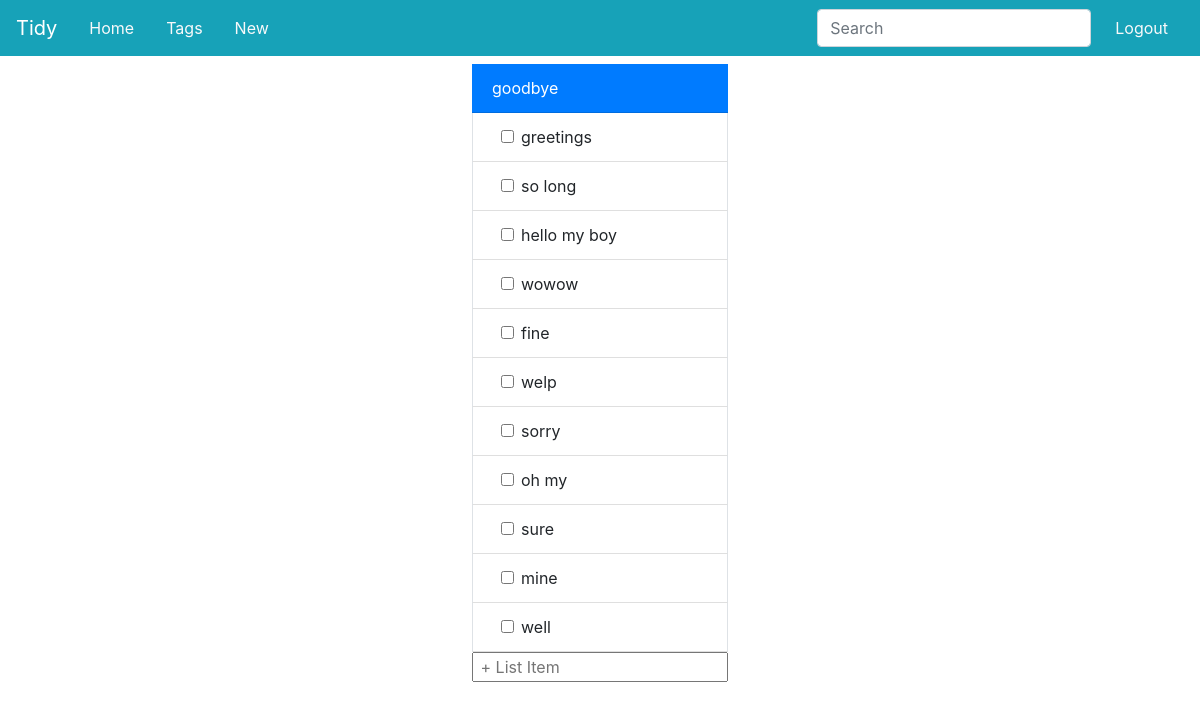
/t/goodbye (signed in), run on an earlier commit of the app's database.
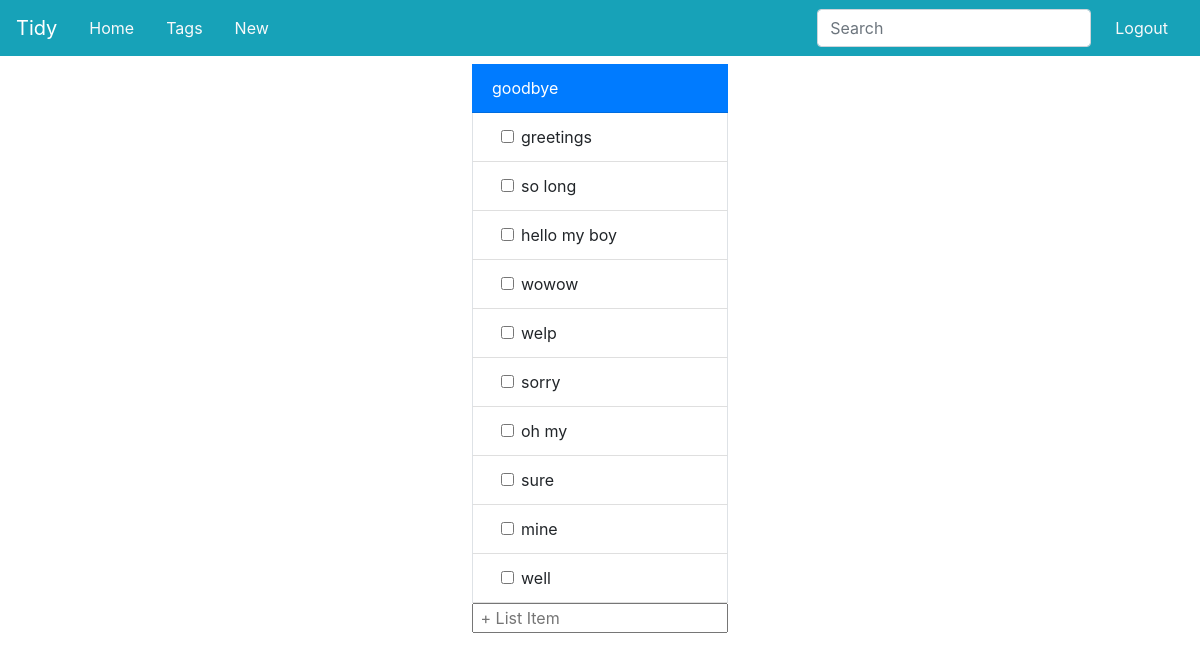
And on a later commit of the database.
### app/models.py (models this page shows, shortened)
class Tags(db.Model):
    __tablename__='Tags'
    id=db.Column(db.Integer,primary_key=True)
    tag=db.Column(db.String,index=True, unique=True)
    entries = db.relationship("Entries",secondary=tag_map)

class Entries(db.Model):
    __tablename__='Entries'
    id=db.Column(db.Integer,primary_key=True)
    user_id=db.Column(db.Integer,db.ForeignKey('User.id'),index=True)
    text=db.Column(db.String)
    date_created=db.Column(db.DateTime,default=datetime.now())
    tags = db.relationship("Tags",secondary=tag_map)

### app/routes.py (the view, shortened to what this page needs)
@app.route('/t/<tag>', methods=['GET','POST'])
@login_required
def tag_list(tag):
    t = Tags.query.filter_by(tag=tag).first()
    if t is None:
        return redirect(url_for('new_list'))
    list=Entries.query.join(Tags.entries).filter(Entries.user_id==current_user.id,Tags.tag==tag).all()
    return render_template('list.html',list=list,head=tag)

### app/models.py (called while the page is built)
@login.user_loader
def load_user(id):
    return User.query.get(int(id))

### app/templates/list.html (shortened to what this page needs)
{% extends 'base.html' %}
{% block app_content %}
<div class="container">
  <div class="row">
    <form class="card mx-auto border-0 m-2"  id='{{key}}' action="{{url_for('tag_list',tag=head)}}" method="POST">
      <div class="card-header d-flex rounded-0 bg-primary">
        {% if head=='' %}
        <div class="text-white card-link" href="">"No Tittle"</div>
        <input type="hidden" value="{{head}}"  placeholder="No Current Tittle" autocomplete="off" name="tag">
        {% else %}
        <div class="text-white card-link" href="{{url_for('tag_list',tag=key)}}">{{head}}</div>
        {%endif%}
      </div>
      <div class="list-group list-group-flush">
      {% for entry in list%}
        <div class="list-group-item border-right border-left form-check d-flex pl-5">
          <input class="form-check-input" type="checkbox" name="{{entry.id}}" id="{{head}}ent{{entry.id}}">
          <label class="form-check-label mr-auto" for="{{head}}ent{{entry.id}}">
              {{entry.text}}
          </label>
        </div>
      {% endfor %}
      </div>
        <input type="text" class=""  placeholder=" + List Item" autocomplete="off" name="entry">
    </form>
  </div>
</div>
{% endblock %}

### app/templates/base.html (shortened to what this page needs)
{% extends 'bootstrap/base.html' %}
{% block navbar %}
<div class="Header">
  <nav class="navbar d-flex bg-info navbar-dark">
    <a class="navbar-brand" href={{url_for("index")}}>Tidy</a>
        <a class="nav-link text-light" href='{{url_for("index")}}'>Home</a>
    {% if current_user.is_authenticated %}
        <a class="nav-link text-light" href="{{url_for('tags')}}">Tags</a>
        <a class="nav-link text-light" href="{{url_for('new_list')}}">New</a>
    <form class="form-inline ml-auto my-2 my-lg-0">
      <input class="form-control mr-sm-2" type="search" placeholder="Search" aria-label="Search" />
    </form>
    <a class="nav-link text-light" href='{{url_for("logout")}}'>Logout</a>
    {% else %}
    <a class="nav-link text-light ml-auto" href='{{url_for("login")}}'>Login</a>
    <a class="nav-link text-light" href='{{url_for("register")}}'>Register</a>
    {% endif %}
    </nav>
</div>
{% endblock %}
{% block content %}
  {% block app_content %}
  {% endblock %}
{% endblock %}
{% block styles %}
  <link rel="stylesheet" href="https://maxcdn.bootstrapcdn.com/bootstrap/4.0.0/css/bootstrap.min.css">
  <link rel="stylesheet" href="../static/css/main.css">
{% endblock %}

What changed in the data, as far as the page shows it:
removed Entries: text "fine"
